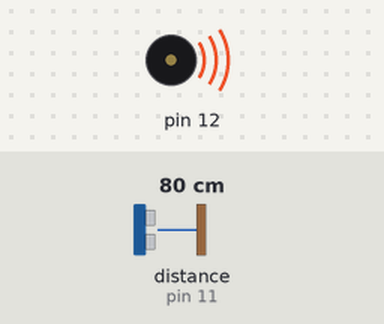
This sketch was run on a simulated Arduino Uno, built with avr-gcc and run on an emulated ATmega328P. Shown: buzzer (waves = sounding). Wiring (inferred from the names in the program): ultrasonic range finder: trigger pin 10; echo pin 11. The inputs (shaded band) are chosen by the test bench; at power-on: distance to the obstacle (sensor on pin 11) 80 cm. The echo pulse lasts 58.3 µs per cm.

Above: at 2.8 s.
2.9 s: distance to the obstacle (sensor on pin 11) set to 5 cm
6.4 s: distance to the obstacle (sensor on pin 11) set to 2 cm
At 7.4 s:
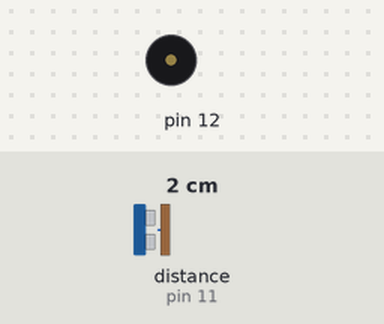
9.1 s: distance to the obstacle (sensor on pin 11) set to 4 cm
At 10.8 s:
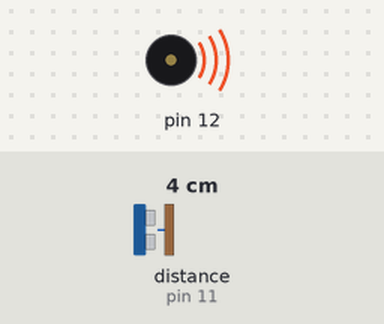
Timing chart, 0 to 21.1 s (numbered marks = the images above; inputs shaded):
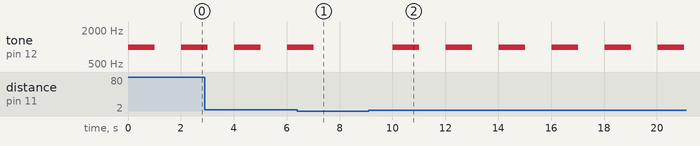

The sketch:

CaseStudy3_1SocialDistance.ino
```cpp
// ===== variable pin declaration =====
// === pin LED ===
int buzzer = 12;

//Begin - leds
int Led_red = 2;
int Led_yellow = 3;
int Led_green = 4;
int Led_blue = 5;

// === ultrasonic Pin ===
int triggerPin = 10;
int echoPin = 11;

int inches = 0;
float cm = 0;

// readUltraSonic function
long readUltrasonicDistance(int triggerPin, int echoPin) // Trig & Echo responsible function
{

  //pinmode -> Configures the specified pin to behave either as an input or an output
  //digitalWrite -> The code makes the digital pin 13 an OUTPUT and toggles it by alternating between HIGH and LOW at one second pace
  //delayMicroseconds -> Pauses the program for the amount of time (in microseconds) specified by the parameter
  //pulseIn -> Reads a pulse (either HIGH or LOW ) on a pin

  pinMode(triggerPin, OUTPUT);  // Trig pin
  digitalWrite(triggerPin, LOW);
  delayMicroseconds(2);

  // put the wheat pin on high logic level for 10 us
  digitalWrite(triggerPin, HIGH);
  delayMicroseconds(10);
  digitalWrite(triggerPin, LOW);
  pinMode(echoPin, INPUT);

  //  Reads the Echo pin, and returns the wave travel time in microseconds
  return pulseIn(echoPin, HIGH);
}

void loop()
{
  // signal measurement in cm
  cm = 0.01723 * readUltrasonicDistance(10,11);
  // cm to inch conversion
  inches = (cm / 2.54);

 /* NOTES
minimum distance 3
maximum distance 336
range 333
Number of LEDs 8
*/
  // begin - conditions LEDS
   if ((cm >= 3) && (cm <= 86)) {

   // === set cursor (row, column) ===
    Serial.print("RED LIGHT ON");
    tone(12, 1000); // Send 1KHz sound signal...
    delay(1000);        // ...for 1 sec
    noTone(12);

    digitalWrite(Led_red, HIGH);
    digitalWrite(Led_yellow, LOW);
    digitalWrite(Led_green, LOW);
    digitalWrite(Led_blue, LOW);
  }

  else if ((cm >= 87) && (cm <= 170)) {
     // === set cursor (row, column) ===
    Serial.print("YELLOW LIGHT ON");
    tone(12, 800); // Send 1KHz sound signal...
    delay(1000);        // ...for 1 sec
    noTone(12);

    digitalWrite(Led_red, LOW);
    digitalWrite(Led_yellow, HIGH);
    digitalWrite(Led_green, LOW);
    digitalWrite(Led_blue, LOW);
  }

  else if ((cm >= 171) && (cm <= 253)) {
    // === set cursor (row, column) ===
    Serial.print("GREEN LIGHT ON");
    tone(12, 500); // Send 1KHz sound signal...
    delay(1000);        // ...for 1 sec
    noTone(12);

    digitalWrite(Led_red, LOW);
    digitalWrite(Led_yellow, LOW);
    digitalWrite(Led_green, HIGH);
    digitalWrite(Led_blue, LOW);
  }

  else if ((cm >= 254) && (cm <= 336)) {
    // === set cursor (row, column) ===
    tone(12, 100); // Send 1KHz sound signal...
    delay(1000);        // ...for 1 sec
    noTone(12);

    Serial.print("BLUE LIGHT ON");
    digitalWrite(Led_red, LOW);
    digitalWrite(Led_yellow, LOW);
    digitalWrite(Led_green, LOW);
    digitalWrite(Led_blue, HIGH);
  }

  else {
    // === set cursor (row, column) ===
    Serial.print("NO LIGHTS TRIGGERED");
    digitalWrite(Led_red, HIGH);
    digitalWrite(Led_yellow, HIGH);
    digitalWrite(Led_green, HIGH);
    digitalWrite(Led_blue, HIGH);
    }

  //end - conditions LEDS
  inches = (cm / 2.54);
  Serial.println(" ");
  Serial.print(inches);
  Serial.print("in, ");
  Serial.print(cm);
  Serial.println("cm");
  delay(1000); // wait 100 milliseconds
}
```

Measured:
- the behaviour switches between 4 and 3 cm on distance to the obstacle (sensor on pin 11) (found by bisection; images 0 and 1)
- after the input at 6.4 s, tone on pin 12: goes on until 7.0 s, then stays silent
- after the input at 9.1 s, tone on pin 12: alternates 1000 Hz for 1.0 s and silent for 1.0 s, starting after 0.92 s
- by itself, tone on pin 12: alternates 1000 Hz for 1.0 s and silent for 1.0 s
